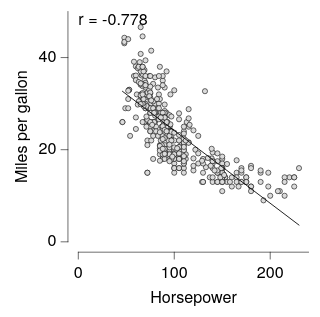

Write the Vega-Lite specification saved for this chart.
### Vega-Lite specification from a JSON file in a GitHub repository (floating-point values rounded to 4 significant figures; data arrays with more than 128 entries replaced by an {"elided": "..."} marker saying what was removed)
{"background": null, "config": {"arc": {"fill": "#DBDBDB", "fillOpacity": 1.0, "innerRadius": 25.0, "padAngle": 0.03, "stroke": "black", "strokeOpacity": 1, "strokeWidth": 0.25}, "area": {"fill": "#DBDBDB", "fillOpacity": 1.0, "stroke": "black", "strokeOpacity": 1, "strokeWidth": 0.25}, "axis": {"domain": true, "domainCap": "round", "domainColor": "black", "domainWidth": 0.25, "grid": false, "gridCap": "round", "gridColor": "#F1F1F1", "gridDash": [0, 0], "gridOpacity": 1.0, "gridWidth": 0.25, "labelColor": "black", "labelFont": "HelveticaNeue", "labelFontSize": 7, "labelFontStyle": "normal", "labelFontWeight": 400, "offset": 4.5, "ticks": true, "tickCap": "round", "tickColor": "black", "tickRound": false, "tickSize": 3, "tickWidth": 0.25, "titleColor": "black", "titleFont": "HelveticaNeue", "titleFontSize": 7, "titleFontStyle": "normal", "titleFontWeight": 400}, "axisX": {"domain": true, "labelAlign": "center", "labelAngle": 0, "labels": true, "ticks": true, "translate": 0}, "axisY": {"domain": true, "labelAlign": "right", "labelAngle": 0, "labels": true, "ticks": true, "translate": 0}, "axisRight": {"domain": true, "labelAlign": "left", "labelAngle": 0, "labels": true, "ticks": true, "translate": 0}, "axisTop": {"domain": true, "labelAlign": "center", "labelAngle": 0, "labels": true, "ticks": true, "translate": 0}, "axisBand": {"tickOffset": 0}, "bar": {"fill": "#DBDBDB", "fillOpacity": 1.0, "stroke": "black", "strokeOpacity": 1, "strokeWidth": 0.25}, "boxplot": {"size": 9.0, "ticks": {"cornerRadius": 0.25, "fill": "black", "size": 4.5, "thickness": 0.25}, "box": {"fillOpacity": 1.0, "stroke": "black", "strokeOpacity": 1, "strokeWidth": 0.25}, "median": {"fill": "black", "fillOpacity": 1.0, "size": 9.0, "thickness": 0.25}, "rule": {"fill": "black", "fillOpacity": 1.0, "size": 10.0, "stroke": "black", "strokeDash": [0, 0], "strokeOpacity": 1, "strokeWidth": 0.25}, "outliers": {"color": "black", "fill": "black", "fillOpacity": 1.0, "size": 0, "stroke": "black", "strokeOpacity": 1, "strokeWidth": 0.25}}, "circle": {"fill": "black", "fillOpacity": 1.0, "size": 0.5, "stroke": null, "strokeOpacity": 1, "strokeWidth": 0.25}, "errorband": {"band": {"fillOpacity": 0.6, "stroke": null, "strokeWidth": 0.25, "strokeOpacity": 1}, "borders": {"opacity": 0, "strokeOpacity": 0.25, "strokeWidth": 1}}, "errorbar": {"opacity": 1, "rule": {"strokeDash": [0, 0], "strokeWidth": 0.25}, "ticks": {"color": "black", "cornerRadius": 0.125, "opacity": 1, "size": 6.0, "thickness": 0.25}, "thickness": 0.25}, "font": "HelveticaNeue", "geoshape": {"fill": "#DBDBDB", "fillOpacity": 1.0, "stroke": "black", "strokeOpacity": 1, "strokeWidth": 0.25}, "header": {"labelColor": "black", "labelFont": "HelveticaNeue", "labelFontSize": 7, "labelFontStyle": "normal", "labelFontWeight": 400, "titleColor": "black", "titleFont": "HelveticaNeue", "titleFontSize": 7, "titleFontStyle": "normal", "titleFontWeight": 400, "titlePadding": 0}, "legend": {"disable": false, "offset": 4.5, "gradientLength": 50.0, "gradientThickness": 5.0, "gradientOpacity": 1.0, "gradientStrokeColor": "black", "gradientStrokeWidth": 0.25, "labelColor": "black", "labelFont": "HelveticaNeue", "labelFontSize": 7, "labelFontStyle": "normal", "labelFontWeight": 400, "strokeColor": "black", "strokeWidth": 0, "symbolSize": 42, "symbolStrokeColor": "black", "symbolStrokeWidth": 0.25, "titleColor": "black", "titleFont": "HelveticaNeue", "titleFontSize": 7, "titleFontStyle": "normal", "titleFontWeight": 400}, "line": {"color": "black", "stroke": "black", "strokeCap": "round", "strokeDash": [0, 0], "strokeOpacity": 1, "strokeWidth": 0.375}, "point": {"filled": true, "fill": "#DBDBDB", "fillOpacity": 1.0, "size": 5.0, "stroke": "black", "strokeOpacity": 1, "strokeWidth": 0.25}, "range": {"category": ["#C6D9F1", "#F1C9CB", "#FEF0B9", "#CEE37A", "#7AA8E0", "#E589A3", "#FDDD5D", "#68B961", "#4177B1", "#C35082", "#E5C227", "#438156"], "diverging": {"scheme": ["#C35082", "#CE6D94", "#D989A7", "#E2A4BA", "#EABFCE", "#F1DBE2", "#F6F6F6", "#D7E0EB", "#B9CBE0", "#9BB6D5", "#7DA1C9", "#5F8CBD", "#4177B1"]}, "heatmap": {"scheme": ["#DFE9F7", "#C6D9F1", "#ADC8EC", "#94B8E6", "#7AA8E0", "#6097DA", "#4D87CA", "#4177B1", "#386898", "#2F597F", "#264A69", "#1D3A58"]}, "ordinal": {"scheme": ["#F1F1F1", "#DBDBDB", "#C6C6C6", "#B2B2B2", "#9D9D9D", "#898989", "#767676", "#636363", "#515151", "#404040", "#2F2F2F", "#1F1F1F"]}, "ramp": {"scheme": ["#DFE9F7", "#C6D9F1", "#ADC8EC", "#94B8E6", "#7AA8E0", "#6097DA", "#4D87CA", "#4177B1", "#386898", "#2F597F", "#264A69", "#1D3A58"]}}, "rule": {"color": "black", "stroke": "black", "strokeCap": "round", "strokeDash": [2, 2], "strokeOpacity": 1, "strokeWidth": 0.25}, "scale": {"bandPaddingInner": 0.1, "bandPaddingOuter": 0.1, "round": false}, "rect": {"fill": "#DBDBDB", "fillOpacity": 1.0, "stroke": "black", "strokeOpacity": 1, "strokeWidth": 0.25}, "square": {"fill": "#DBDBDB", "fillOpacity": 1.0, "size": 10.0, "stroke": "black", "strokeOpacity": 1, "strokeWidth": 0.25}, "text": {"color": "black", "font": "HelveticaNeue", "fontSize": 7, "fontStyle": "normal", "fontWeight": 400}, "title": {"anchor": "middle", "frame": "group", "color": "black", "font": "HelveticaNeue", "fontSize": 7, "fontStyle": "normal", "fontWeight": 400, "subtitleColor": "black", "subtitleFont": "HelveticaNeue", "subtitleFontSize": "HelveticaNeue", "subtitleFontStyle": "normal", "subtitleFontWeight": 400}, "view": {"continuousWidth": 100, "continuousHeight": 100, "discreteWidth": 100, "discreteHeight": 100, "fill": null, "stroke": null, "strokeWidth": 0.25}}, "layer": [{"data": {"name": "data-7285c4e2e195e5a75737a34913199f5f"}, "mark": {"type": "point"}, "encoding": {"x": {"field": "Horsepower", "title": "Horsepower", "type": "quantitative"}, "y": {"field": "Miles_per_Gallon", "title": "Miles per gallon", "type": "quantitative"}}}, {"layer": [{"data": {"name": "data-df741ee6b6ba68aef8587f34d8c5cd59"}, "mark": {"type": "line"}, "encoding": {"x": {"field": "_x", "type": "quantitative"}, "y": {"field": "_y", "type": "quantitative"}}}, {"data": {"values": [{"__dysonsphere__": 1}]}, "mark": {"type": "text", "align": "left", "angle": 0, "baseline": "top", "dx": 0, "dy": 0, "fontSize": 7, "opacity": 1.0}, "encoding": {"text": {"value": "r = -0.778"}, "x": {"value": 0}, "y": {"value": 0}}}], "name": "__dysonsphere_289b330e0455c514_13"}], "$schema": "https://vega.github.io/schema/vega-lite/v6.4.1.json", "datasets": {"data-7285c4e2e195e5a75737a34913199f5f": {"elided": "392 records"}, "data-df741ee6b6ba68aef8587f34d8c5cd59": [{"_x": 46.0, "_y": 32.68, "__dysonsphere__": 1}, {"_x": 230.0, "_y": 3.632, "__dysonsphere__": 1}]}}
